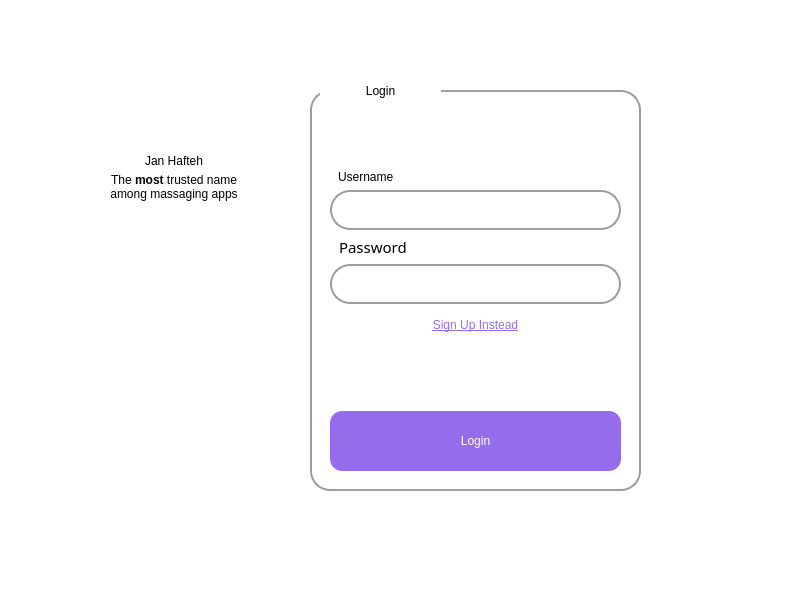
<?xml version="1.0" encoding="UTF-8"?>
<ui version="4.0">
 <class>LoginWindow</class>
 <widget class="QWidget" name="LoginWindow">
  <property name="geometry">
   <rect>
    <x>0</x>
    <y>0</y>
    <width>800</width>
    <height>600</height>
   </rect>
  </property>
  <property name="sizePolicy">
   <sizepolicy hsizetype="Preferred" vsizetype="Preferred">
    <horstretch>0</horstretch>
    <verstretch>0</verstretch>
   </sizepolicy>
  </property>
  <property name="minimumSize">
   <size>
    <width>800</width>
    <height>600</height>
   </size>
  </property>
  <property name="maximumSize">
   <size>
    <width>800</width>
    <height>600</height>
   </size>
  </property>
  <property name="windowTitle">
   <string>Login</string>
  </property>
  <property name="windowIcon">
   <iconset resource="Resources.qrc">
    <normaloff>:/Graphics/Graphics/Artboard 1@64x.png</normaloff>:/Graphics/Graphics/Artboard 1@64x.png</iconset>
  </property>
  <property name="styleSheet">
   <string notr="true">QLineEdit {
border-radius: 20px;
border-style: solid;
border-width: 2px;
border-color: #9d9d9d;
padding-left : 20px
}</string>
  </property>
  <layout class="QVBoxLayout" name="verticalLayout">
   <property name="spacing">
    <number>0</number>
   </property>
   <property name="leftMargin">
    <number>0</number>
   </property>
   <property name="topMargin">
    <number>0</number>
   </property>
   <property name="rightMargin">
    <number>0</number>
   </property>
   <property name="bottomMargin">
    <number>0</number>
   </property>
   <item>
    <widget class="QWidget" name="widget" native="true">
     <property name="enabled">
      <bool>true</bool>
     </property>
     <property name="styleSheet">
      <string notr="true">background: white;

</string>
     </property>
     <widget class="QWidget" name="layoutWidget">
      <property name="geometry">
       <rect>
        <x>110</x>
        <y>90</y>
        <width>184</width>
        <height>401</height>
       </rect>
      </property>
      <layout class="QVBoxLayout" name="SideGraphics" stretch="0,0,0">
       <property name="spacing">
        <number>10</number>
       </property>
       <property name="sizeConstraint">
        <enum>QLayout::SetFixedSize</enum>
       </property>
       <item>
        <spacer name="verticalSpacer">
         <property name="orientation">
          <enum>Qt::Vertical</enum>
         </property>
         <property name="sizeHint" stdset="0">
          <size>
           <width>20</width>
           <height>40</height>
          </size>
         </property>
        </spacer>
       </item>
       <item>
        <widget class="QLabel" name="Logo">
         <property name="text">
          <string/>
         </property>
         <property name="pixmap">
          <pixmap resource="Resources.qrc">:/Graphics/Graphics/AP_Icon.svg</pixmap>
         </property>
         <property name="scaledContents">
          <bool>false</bool>
         </property>
         <property name="alignment">
          <set>Qt::AlignCenter</set>
         </property>
         <property name="wordWrap">
          <bool>false</bool>
         </property>
         <property name="margin">
          <number>0</number>
         </property>
         <property name="indent">
          <number>-1</number>
         </property>
         <property name="openExternalLinks">
          <bool>false</bool>
         </property>
        </widget>
       </item>
       <item>
        <layout class="QVBoxLayout" name="Texts">
         <property name="spacing">
          <number>5</number>
         </property>
         <property name="bottomMargin">
          <number>0</number>
         </property>
         <item>
          <widget class="QLabel" name="Lable_JohnHafteh">
           <property name="styleSheet">
            <string notr="true">font: 800 20pt &quot;Helvetica Now Display&quot;;</string>
           </property>
           <property name="text">
            <string>Jan Hafteh</string>
           </property>
           <property name="alignment">
            <set>Qt::AlignCenter</set>
           </property>
          </widget>
         </item>
         <item>
          <layout class="QVBoxLayout" name="Subtext">
           <property name="spacing">
            <number>0</number>
           </property>
           <property name="topMargin">
            <number>0</number>
           </property>
           <property name="bottomMargin">
            <number>0</number>
           </property>
           <item>
            <widget class="QLabel" name="label_FirstLine">
             <property name="styleSheet">
              <string notr="true">font: 450 10pt &quot;Helvetica Now Display&quot;;</string>
             </property>
             <property name="lineWidth">
              <number>0</number>
             </property>
             <property name="midLineWidth">
              <number>0</number>
             </property>
             <property name="text">
              <string>&lt;html&gt;&lt;head/&gt;&lt;body&gt;&lt;p align=&quot;center&quot;&gt;The &lt;span style=&quot; font-weight:700;&quot;&gt;most&lt;/span&gt; trusted name&lt;/p&gt;&lt;/body&gt;&lt;/html&gt;</string>
             </property>
             <property name="textFormat">
              <enum>Qt::RichText</enum>
             </property>
             <property name="alignment">
              <set>Qt::AlignLeading|Qt::AlignLeft|Qt::AlignTop</set>
             </property>
             <property name="wordWrap">
              <bool>false</bool>
             </property>
             <property name="indent">
              <number>-1</number>
             </property>
            </widget>
           </item>
           <item>
            <widget class="QLabel" name="label_secondLine">
             <property name="styleSheet">
              <string notr="true">font: 450 10pt &quot;Helvetica Now Display&quot;;</string>
             </property>
             <property name="lineWidth">
              <number>0</number>
             </property>
             <property name="midLineWidth">
              <number>0</number>
             </property>
             <property name="text">
              <string>&lt;html&gt;&lt;head/&gt;&lt;body&gt;&lt;p align=&quot;center&quot;&gt;among massaging apps&lt;/p&gt;&lt;/body&gt;&lt;/html&gt;</string>
             </property>
             <property name="textFormat">
              <enum>Qt::RichText</enum>
             </property>
             <property name="alignment">
              <set>Qt::AlignLeading|Qt::AlignLeft|Qt::AlignTop</set>
             </property>
             <property name="wordWrap">
              <bool>false</bool>
             </property>
             <property name="indent">
              <number>-1</number>
             </property>
            </widget>
           </item>
           <item>
            <spacer name="verticalSpacer_2">
             <property name="orientation">
              <enum>Qt::Vertical</enum>
             </property>
             <property name="sizeHint" stdset="0">
              <size>
               <width>20</width>
               <height>40</height>
              </size>
             </property>
            </spacer>
           </item>
          </layout>
         </item>
        </layout>
       </item>
      </layout>
     </widget>
     <widget class="QStackedWidget" name="Pages">
      <property name="geometry">
       <rect>
        <x>300</x>
        <y>0</y>
        <width>500</width>
        <height>600</height>
       </rect>
      </property>
      <property name="currentIndex">
       <number>0</number>
      </property>
      <widget class="QWidget" name="LoginPage">
       <widget class="QFrame" name="LoginFrame">
        <property name="enabled">
         <bool>true</bool>
        </property>
        <property name="geometry">
         <rect>
          <x>10</x>
          <y>90</y>
          <width>331</width>
          <height>401</height>
         </rect>
        </property>
        <property name="styleSheet">
         <string notr="true">QFrame {
border-radius: 20px;
border-style: solid;
border-width: 2px;
border-color: #9d9d9d;
}</string>
        </property>
        <property name="frameShape">
         <enum>QFrame::StyledPanel</enum>
        </property>
        <property name="frameShadow">
         <enum>QFrame::Raised</enum>
        </property>
        <widget class="QWidget" name="layoutWidget_2">
         <property name="geometry">
          <rect>
           <x>20</x>
           <y>80</y>
           <width>291</width>
           <height>301</height>
          </rect>
         </property>
         <layout class="QVBoxLayout" name="LoginArea">
          <item>
           <widget class="QLabel" name="Lable_Username">
            <property name="enabled">
             <bool>true</bool>
            </property>
            <property name="styleSheet">
             <string notr="true">border-radius: 0px;
border-width: 0px;
font: 500 11pt &quot;Helvetica Now Display&quot;;
padding-left: 5px;</string>
            </property>
            <property name="text">
             <string>Username</string>
            </property>
            <property name="alignment">
             <set>Qt::AlignLeading|Qt::AlignLeft|Qt::AlignVCenter</set>
            </property>
           </widget>
          </item>
          <item>
           <widget class="QLineEdit" name="lineEdit_Username">
            <property name="sizePolicy">
             <sizepolicy hsizetype="Expanding" vsizetype="Fixed">
              <horstretch>0</horstretch>
              <verstretch>0</verstretch>
             </sizepolicy>
            </property>
            <property name="minimumSize">
             <size>
              <width>0</width>
              <height>40</height>
             </size>
            </property>
            <property name="font">
             <font>
              <family>Helvetica Now Display</family>
              <pointsize>11</pointsize>
             </font>
            </property>
            <property name="styleSheet">
             <string notr="true"/>
            </property>
            <property name="text">
             <string/>
            </property>
            <property name="frame">
             <bool>true</bool>
            </property>
            <property name="cursorPosition">
             <number>0</number>
            </property>
            <property name="placeholderText">
             <string/>
            </property>
           </widget>
          </item>
          <item>
           <widget class="QLabel" name="Lable_Password">
            <property name="enabled">
             <bool>true</bool>
            </property>
            <property name="font">
             <font>
              <family>Helvetica Now Display</family>
              <pointsize>11</pointsize>
              <italic>false</italic>
              <bold>false</bold>
             </font>
            </property>
            <property name="styleSheet">
             <string notr="true">border-radius: 0px;
border-width: 0px;
font: 500 11pt &quot;Helvetica Now Display&quot;;
padding-left: 5px;</string>
            </property>
            <property name="text">
             <string>Password</string>
            </property>
            <property name="alignment">
             <set>Qt::AlignLeading|Qt::AlignLeft|Qt::AlignVCenter</set>
            </property>
           </widget>
          </item>
          <item>
           <widget class="QLineEdit" name="lineEdit_Password">
            <property name="sizePolicy">
             <sizepolicy hsizetype="Expanding" vsizetype="Fixed">
              <horstretch>0</horstretch>
              <verstretch>0</verstretch>
             </sizepolicy>
            </property>
            <property name="minimumSize">
             <size>
              <width>0</width>
              <height>40</height>
             </size>
            </property>
            <property name="font">
             <font>
              <family>Helvetica Now Display</family>
              <pointsize>11</pointsize>
             </font>
            </property>
            <property name="styleSheet">
             <string notr="true"/>
            </property>
            <property name="echoMode">
             <enum>QLineEdit::Password</enum>
            </property>
           </widget>
          </item>
          <item>
           <widget class="QPushButton" name="SignUpInsteadButton">
            <property name="minimumSize">
             <size>
              <width>0</width>
              <height>30</height>
             </size>
            </property>
            <property name="cursor">
             <cursorShape>PointingHandCursor</cursorShape>
            </property>
            <property name="styleSheet">
             <string notr="true">border-radius:10px;
opacity: 1;
font: 500 10pt &quot;Helvetica Now Display&quot;;
text-decoration: underline;
color:#956cec;


</string>
            </property>
            <property name="text">
             <string>Sign Up Instead</string>
            </property>
           </widget>
          </item>
          <item>
           <spacer name="verticalSpacer_4">
            <property name="orientation">
             <enum>Qt::Vertical</enum>
            </property>
            <property name="sizeHint" stdset="0">
             <size>
              <width>20</width>
              <height>40</height>
             </size>
            </property>
           </spacer>
          </item>
          <item>
           <widget class="QPushButton" name="LoginButton">
            <property name="minimumSize">
             <size>
              <width>0</width>
              <height>60</height>
             </size>
            </property>
            <property name="cursor">
             <cursorShape>PointingHandCursor</cursorShape>
            </property>
            <property name="styleSheet">
             <string notr="true">border-radius: 12px;
background: #956cec;
font: 800 18pt &quot;Helvetica Now Display&quot;;
color: white;
</string>
            </property>
            <property name="text">
             <string>Login</string>
            </property>
            <property name="default">
             <bool>true</bool>
            </property>
            <property name="fd" stdset="0">
             <string/>
            </property>
           </widget>
          </item>
         </layout>
        </widget>
       </widget>
       <widget class="QLabel" name="Header">
        <property name="geometry">
         <rect>
          <x>20</x>
          <y>65</y>
          <width>121</width>
          <height>51</height>
         </rect>
        </property>
        <property name="styleSheet">
         <string notr="true">font: 800 24pt &quot;Helvetica Now Display&quot;;</string>
        </property>
        <property name="text">
         <string>Login</string>
        </property>
        <property name="alignment">
         <set>Qt::AlignCenter</set>
        </property>
       </widget>
      </widget>
      <widget class="QWidget" name="SignUpPage">
       <widget class="QFrame" name="SignUpFrame">
        <property name="enabled">
         <bool>true</bool>
        </property>
        <property name="geometry">
         <rect>
          <x>10</x>
          <y>90</y>
          <width>331</width>
          <height>401</height>
         </rect>
        </property>
        <property name="styleSheet">
         <string notr="true">QFrame {
border-radius: 20px;
border-style: solid;
border-width: 2px;
border-color: #9d9d9d;
}</string>
        </property>
        <property name="frameShape">
         <enum>QFrame::StyledPanel</enum>
        </property>
        <property name="frameShadow">
         <enum>QFrame::Raised</enum>
        </property>
        <widget class="QWidget" name="layoutWidget_5">
         <property name="geometry">
          <rect>
           <x>20</x>
           <y>80</y>
           <width>291</width>
           <height>303</height>
          </rect>
         </property>
         <layout class="QVBoxLayout" name="SignUpArea">
          <item>
           <widget class="QLabel" name="Lable_Username_New">
            <property name="enabled">
             <bool>true</bool>
            </property>
            <property name="styleSheet">
             <string notr="true">border-radius: 0px;
border-width: 0px;
font: 500 11pt &quot;Helvetica Now Display&quot;;
padding-left: 5px;</string>
            </property>
            <property name="text">
             <string>Username</string>
            </property>
            <property name="alignment">
             <set>Qt::AlignLeading|Qt::AlignLeft|Qt::AlignVCenter</set>
            </property>
           </widget>
          </item>
          <item>
           <widget class="QLineEdit" name="lineEdit_UsernameNew">
            <property name="sizePolicy">
             <sizepolicy hsizetype="Expanding" vsizetype="Fixed">
              <horstretch>0</horstretch>
              <verstretch>0</verstretch>
             </sizepolicy>
            </property>
            <property name="minimumSize">
             <size>
              <width>0</width>
              <height>40</height>
             </size>
            </property>
            <property name="font">
             <font>
              <family>Helvetica Now Display</family>
              <pointsize>11</pointsize>
             </font>
            </property>
            <property name="styleSheet">
             <string notr="true"/>
            </property>
            <property name="text">
             <string/>
            </property>
            <property name="frame">
             <bool>true</bool>
            </property>
            <property name="cursorPosition">
             <number>0</number>
            </property>
            <property name="placeholderText">
             <string>Set a username</string>
            </property>
           </widget>
          </item>
          <item>
           <widget class="QLabel" name="Lable_Password_New">
            <property name="enabled">
             <bool>true</bool>
            </property>
            <property name="font">
             <font>
              <family>Helvetica Now Display</family>
              <pointsize>11</pointsize>
              <italic>false</italic>
              <bold>false</bold>
             </font>
            </property>
            <property name="styleSheet">
             <string notr="true">border-radius: 0px;
border-width: 0px;
font: 500 11pt &quot;Helvetica Now Display&quot;;
padding-left: 5px;</string>
            </property>
            <property name="text">
             <string>Password</string>
            </property>
            <property name="alignment">
             <set>Qt::AlignLeading|Qt::AlignLeft|Qt::AlignVCenter</set>
            </property>
           </widget>
          </item>
          <item>
           <widget class="QLineEdit" name="lineEdit_PasswordNew">
            <property name="sizePolicy">
             <sizepolicy hsizetype="Expanding" vsizetype="Fixed">
              <horstretch>0</horstretch>
              <verstretch>0</verstretch>
             </sizepolicy>
            </property>
            <property name="minimumSize">
             <size>
              <width>0</width>
              <height>40</height>
             </size>
            </property>
            <property name="font">
             <font>
              <family>Helvetica Now Display</family>
              <pointsize>11</pointsize>
             </font>
            </property>
            <property name="styleSheet">
             <string notr="true"/>
            </property>
            <property name="echoMode">
             <enum>QLineEdit::Password</enum>
            </property>
            <property name="placeholderText">
             <string>Enter a secure password</string>
            </property>
           </widget>
          </item>
          <item>
           <widget class="QLineEdit" name="lineEdit_PasswordReenter">
            <property name="sizePolicy">
             <sizepolicy hsizetype="Expanding" vsizetype="Fixed">
              <horstretch>0</horstretch>
              <verstretch>0</verstretch>
             </sizepolicy>
            </property>
            <property name="minimumSize">
             <size>
              <width>0</width>
              <height>40</height>
             </size>
            </property>
            <property name="font">
             <font>
              <family>Helvetica Now Display</family>
              <pointsize>11</pointsize>
             </font>
            </property>
            <property name="styleSheet">
             <string notr="true"/>
            </property>
            <property name="echoMode">
             <enum>QLineEdit::Password</enum>
            </property>
            <property name="placeholderText">
             <string>Reenter the password</string>
            </property>
           </widget>
          </item>
          <item>
           <widget class="QPushButton" name="LoginInsteadButton">
            <property name="minimumSize">
             <size>
              <width>0</width>
              <height>30</height>
             </size>
            </property>
            <property name="styleSheet">
             <string notr="true">border-radius:10px;
opacity: 1;
font: 500 10pt &quot;Helvetica Now Display&quot;;
text-decoration: underline;
color:#956cec;


</string>
            </property>
            <property name="text">
             <string>LogIn Instead</string>
            </property>
           </widget>
          </item>
          <item>
           <spacer name="verticalSpacer_7">
            <property name="orientation">
             <enum>Qt::Vertical</enum>
            </property>
            <property name="sizeHint" stdset="0">
             <size>
              <width>20</width>
              <height>40</height>
             </size>
            </property>
           </spacer>
          </item>
          <item>
           <widget class="QPushButton" name="SignUpButton">
            <property name="minimumSize">
             <size>
              <width>0</width>
              <height>60</height>
             </size>
            </property>
            <property name="styleSheet">
             <string notr="true">border-radius: 12px;
background: #956cec;
font: 800 18pt &quot;Helvetica Now Display&quot;;
color: white;
</string>
            </property>
            <property name="text">
             <string>Sign Up</string>
            </property>
            <property name="default">
             <bool>true</bool>
            </property>
           </widget>
          </item>
         </layout>
        </widget>
       </widget>
       <widget class="QLabel" name="Header_3">
        <property name="geometry">
         <rect>
          <x>20</x>
          <y>65</y>
          <width>161</width>
          <height>51</height>
         </rect>
        </property>
        <property name="styleSheet">
         <string notr="true">font: 800 24pt &quot;Helvetica Now Display&quot;;</string>
        </property>
        <property name="text">
         <string>Sign Up</string>
        </property>
        <property name="alignment">
         <set>Qt::AlignCenter</set>
        </property>
       </widget>
      </widget>
     </widget>
    </widget>
   </item>
  </layout>
 </widget>
 <resources>
  <include location="Resources.qrc"/>
 </resources>
 <connections/>
</ui>
